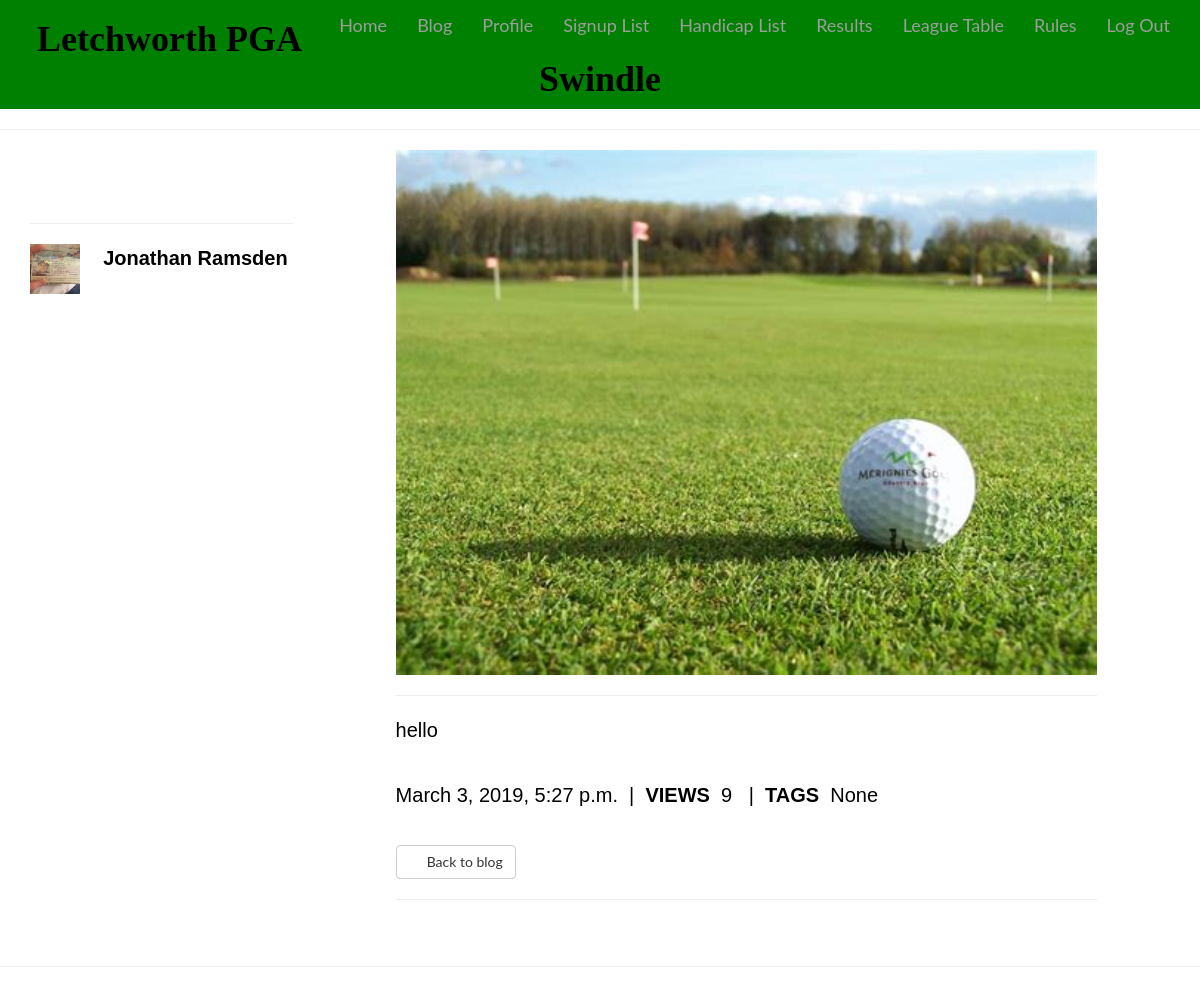
Page /blog/2/ (signed in) on the committed database.
### blog/models.py (models this page shows, shortened)
class PostBlog(models.Model):
    author = models.ForeignKey(settings.AUTH_USER_MODEL)
    title = models.CharField(max_length=200)
    content = models.TextField()
    created_date = models.DateTimeField(auto_now_add=True)
    published_date = models.DateTimeField(blank=True, null=True)
    views = models.IntegerField(default=0)
    tag = models.CharField(max_length=30, blank=True, null=True)
    image = models.ImageField(upload_to="static/images", blank=True, null=True)

### accounts/models.py (models this page shows)
class User(AbstractUser):
    first_name = models.CharField(max_length=40, default='')
    last_name = models.CharField(max_length=40, default='')
    user_profile_picture = models.ImageField('user_profile_picture', upload_to='static/images/profiles/', null=True, blank=True)
    city = models.CharField(max_length=40, default='')
    handicap = models.CharField(max_length=2, default='')
    objects = AccountUserManager()
    playing = models.CharField(max_length=3, default='')
    membership_id = models.CharField(max_length=40, default='')
    date_joined = models.DateTimeField(default=timezone.now)

### blog/views.py (the view)
# urls.py: url(r'^blog/(?P<id>\d+)/$', blog_views.post_details, name="post_details"),
@login_required
def post_details(request, id):
    post = get_object_or_404(PostBlog, pk=id)
    post.views += 1
    post.save()
    return render(request, "blog/blog_post_detail.html", {'post': post})

### templates/blog/blog_post_detail.html (shortened to what this page needs)
{% extends "base.html" %}
{% block content %}
{% load bootstrap_tags %}
{% load staticfiles %}
    <link rel="stylesheet" href="https://cdnjs.cloudflare.com/ajax/libs/bootswatch/3.3.6/cerulean/bootstrap.min.css">
    <link rel="stylesheet" href="static/custom.css" />
{% load emoticons_tags %}
<div class="basic-box blog-background">
   <div class="row">
        <div class="col-md-3">
        <div id ="internal-frame-left-intro">
            <h2 class="thirdColour">{{ post.title }}</h2>
        </div>
            <hr>
            <a class=" post-author-fullname" href="{% url 'member_detail' post.author.id %}">
                <div class="row">
                    <div class="col-lg-3">
                         {% if post.author.user_profile_picture %}
                            <img src="/{{ post.author.user_profile_picture}}" height="50px" width="50px">
                         {% else %}
                            <img src="http://placehold.it/100" style="width:50px; height: 50px;" class="img-circle">
                         {% endif %}
                    </div>
                    <div id="full-name-blog-article" class="col-lg-9">
                        <p><b>{{ post.author.first_name }} {{ post.author.last_name }}</b></p>
                    </div>
                </div>
            </a>
            <br>
        </div>
        <div class="col-md-9">
            <div class="row">
                <div class="col-sm-1"></div>
                <div class="col-sm-10">
                    {% if post.image %}
                        <img src="/{{ post.image }}" height="100%" width="100%">
                    {% endif %}
                    <hr>
                    <p>
                        {% autoescape off %}
                            {{ post.content|emoticons }}
                        {% endautoescape %}
                    </p>
                    <br>
                    <p>{{ post.published_date }}     &nbsp;|&nbsp;    <strong>VIEWS</strong>&nbsp; {{ post.views }} &nbsp; |&nbsp;    <strong>TAGS</strong>&nbsp; {{ post.tag }}</p>
                    <br>
                    <button class="btn btn-md btn-default standard-style-button" onclick="location.href='/blog'"><span class="glyphicon glyphicon-chevron-left" aria-hidden="true"></span>&nbsp; Back to blog</button>
                    <br>
                    <hr>
                    <br>
                    {% load disqus_tags %}
                </div>
                <div class="col-sm-1"></div>
            </div>
        </div>
    </div>
</div>
{% endblock %}

### static/custom.css (style rules this page uses)
body { font-family: 'Lato', SansSerif; font-size: 18px; color: white; }
p { font-family: sans-serif; font-size: 20px; color: black; }

### rows in the picture
PostBlog: author.user_profile_picture (picture), author.first_name "Jonathan", author.last_name "Ramsden", image (picture), content|emoticons "hello", published_date "March 3, 2019, 5:27 p.m.", views "9", tag "None"
